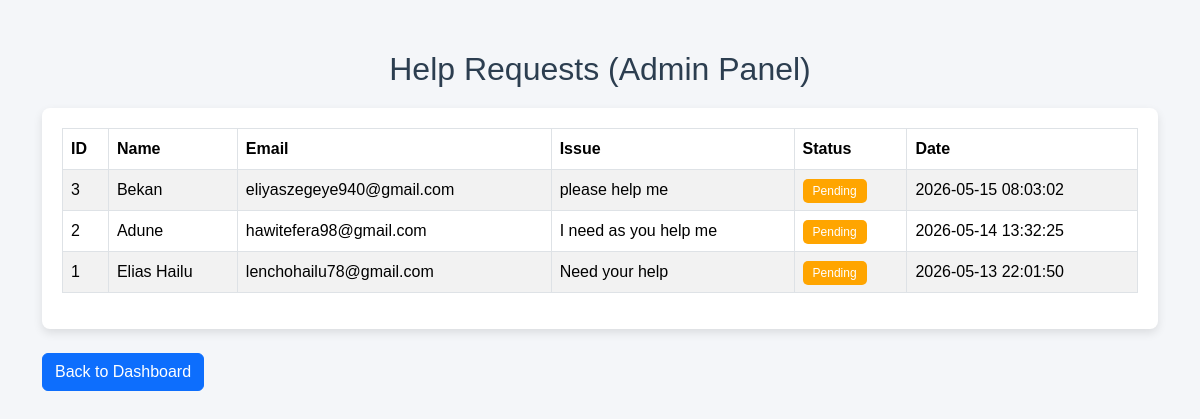
The page /help_requested.php (signed in) on the database its author committed.
### tables this page shows
CREATE TABLE `helpdesk` (
  `id` int(11) NOT NULL,
  `name` varchar(100) DEFAULT NULL,
  `email` varchar(100) DEFAULT NULL,
  `issue` text DEFAULT NULL,
  `status` varchar(20) DEFAULT 'Pending',
  `created_at` timestamp NOT NULL DEFAULT current_timestamp()
);

### help_requested.php (the view, shortened to what this page needs)
<?php
include('DB.php');
?>
<!DOCTYPE html>
<html lang="en">
<head>
<link href="css/bootstrap.min.css" rel="stylesheet">
</head>
<body>
<div class="container">
<h2>Help Requests (Admin Panel)</h2>
<div class="table-box">
<table class="table table-bordered table-striped">
<thead>
<tr>
    <th>ID</th>
    <th>Name</th>
    <th>Email</th>
    <th>Issue</th>
    <th>Status</th>
    <th>Date</th>
</tr>
</thead>
<tbody>
<?php
$result = $conn->query("SELECT * FROM helpdesk ORDER BY id DESC");
if ($result->num_rows > 0) {
    while ($row = $result->fetch_assoc()) {
?>
<tr>
    <td><?= $row['id'] ?></td>
    <td><?= htmlspecialchars($row['name']) ?></td>
    <td><?= htmlspecialchars($row['email']) ?></td>
    <td><?= htmlspecialchars($row['issue']) ?></td>
    <td>
        <?php if ($row['status'] == "Solved") { ?>
            <span class="status solved">Solved</span>
        <?php } else { ?>
            <span class="status pending">Pending</span>
        <?php } ?>
    </td>
    <td><?= $row['created_at'] ?></td>
</tr>
<?php
    }
} else {
    echo "<tr><td colspan='6' style='text-align:center;'>No help requests found</td></tr>";
}
?>
</tbody>
</table>
</div>
<br>
<a href="index1.php" class="btn btn-primary">Back to Dashboard</a>
</div>
</body>
</html>

### help_requested.php (style rules this page uses)
body { background: #f4f6f9; font-family: Arial, sans-serif; }
.container { margin-top: 50px; }
h2 { text-align: center; margin-bottom: 20px; color: #2c3e50; }
.table-box { background: white; padding: 20px; border-radius: 8px; box-shadow: 0 4px 10px rgba(0,0,0,0.1); }
.status { padding: 5px 10px; border-radius: 5px; color: white; font-size: 12px; }
.pending { background: orange; }

### rows shown on the page
helpdesk: id "3", name "Bekan", email "eliyaszegeye940@gmail.com", issue "please help me", status "Pending", created_at "2026-05-15 08:03:02"
helpdesk: id "2", name "Adune", email "hawitefera98@gmail.com", issue "I need as you help me", status "Pending", created_at "2026-05-14 13:32:25"
helpdesk: id "1", name "Elias Hailu", email "lenchohailu78@gmail.com", issue "Need your help", status "Pending", created_at "2026-05-13 22:01:50"
